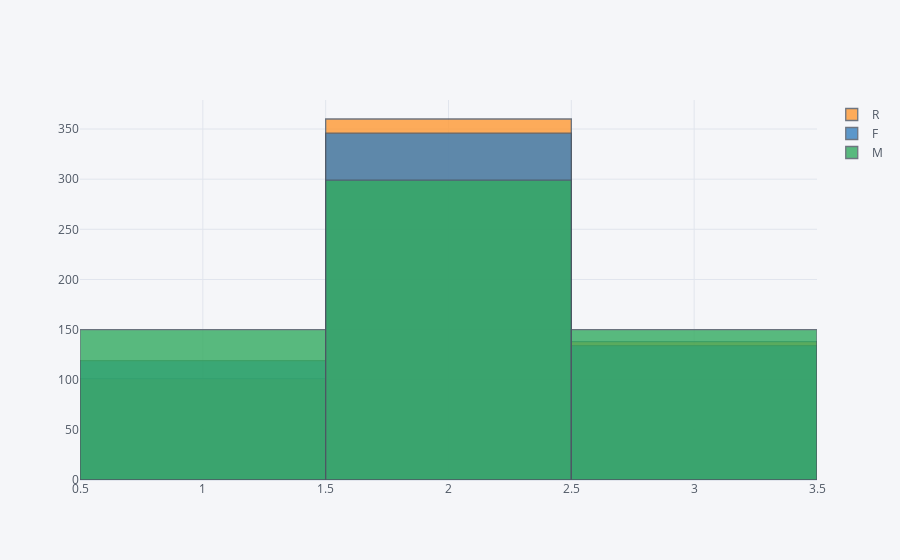

The code cell stored with this chart in its notebook:
### Code cell
df[['R', 'F','M']].iplot(kind='hist')

### Figure 1 — Plotly figure (JSON) as saved in the notebook; plotly's stock layout.template omitted (floating-point values rounded to 4 significant figures; data arrays with more than 128 entries replaced by an {"elided": "..."} marker saying what was removed)
{"data": [{"histfunc": "count", "histnorm": "", "marker": {"color": "rgba(255, 153, 51, 1.0)", "line": {"color": "#4D5663", "width": 1.3}}, "name": "R", "opacity": 0.8, "orientation": "v", "type": "histogram", "x": {"elided": "599 int values"}}, {"histfunc": "count", "histnorm": "", "marker": {"color": "rgba(55, 128, 191, 1.0)", "line": {"color": "#4D5663", "width": 1.3}}, "name": "F", "opacity": 0.8, "orientation": "v", "type": "histogram", "x": {"elided": "599 int values"}}, {"histfunc": "count", "histnorm": "", "marker": {"color": "rgba(50, 171, 96, 1.0)", "line": {"color": "#4D5663", "width": 1.3}}, "name": "M", "opacity": 0.8, "orientation": "v", "type": "histogram", "x": {"elided": "599 int values"}}], "layout": {"barmode": "overlay", "legend": {"bgcolor": "#F5F6F9", "font": {"color": "#4D5663"}}, "paper_bgcolor": "#F5F6F9", "plot_bgcolor": "#F5F6F9", "title": {"font": {"color": "#4D5663"}}, "xaxis": {"gridcolor": "#E1E5ED", "showgrid": true, "tickfont": {"color": "#4D5663"}, "title": {"font": {"color": "#4D5663"}, "text": ""}, "zerolinecolor": "#E1E5ED"}, "yaxis": {"gridcolor": "#E1E5ED", "showgrid": true, "tickfont": {"color": "#4D5663"}, "title": {"font": {"color": "#4D5663"}, "text": ""}, "zerolinecolor": "#E1E5ED"}}}
